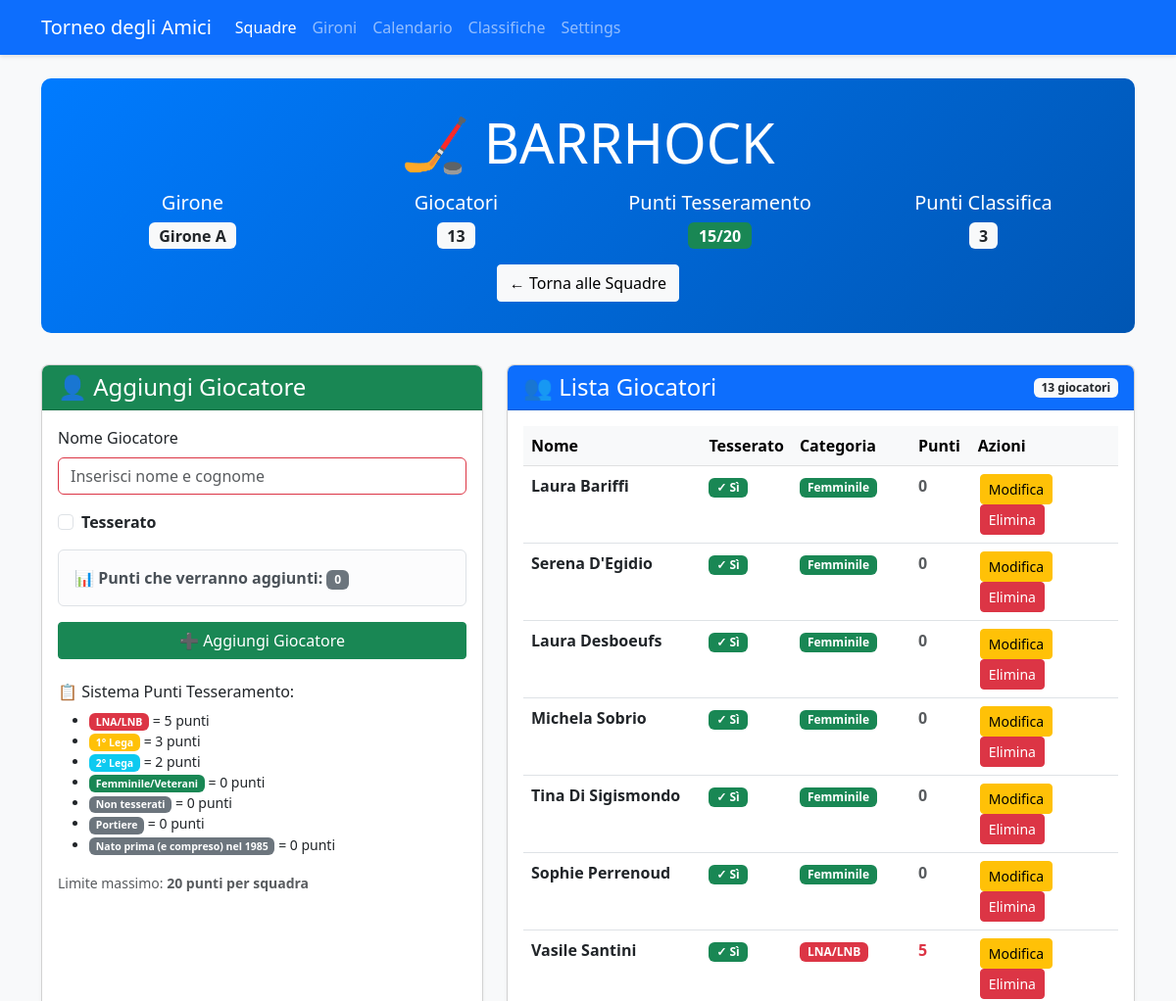
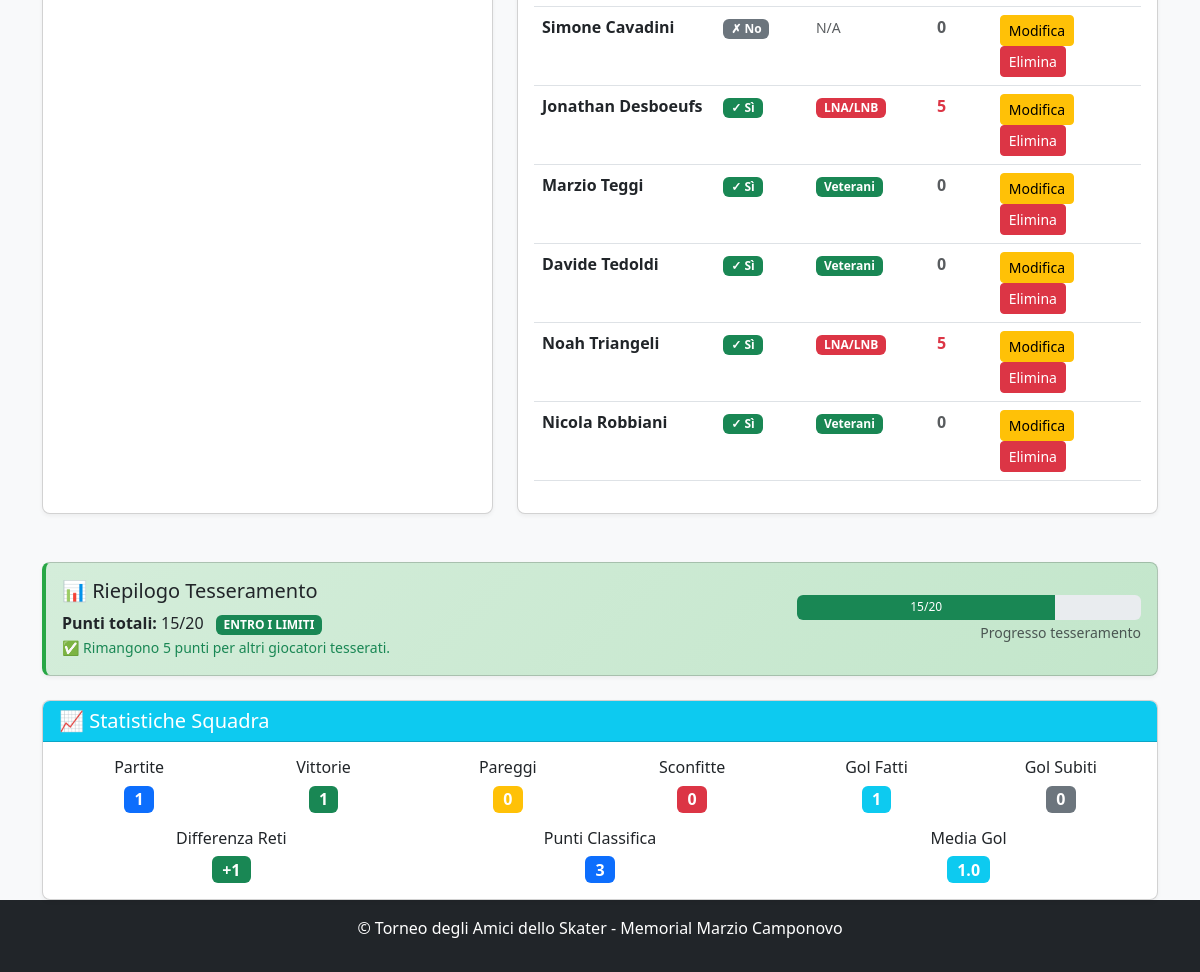
Before: /team/4 with the older database file (2 pictures, top to bottom).
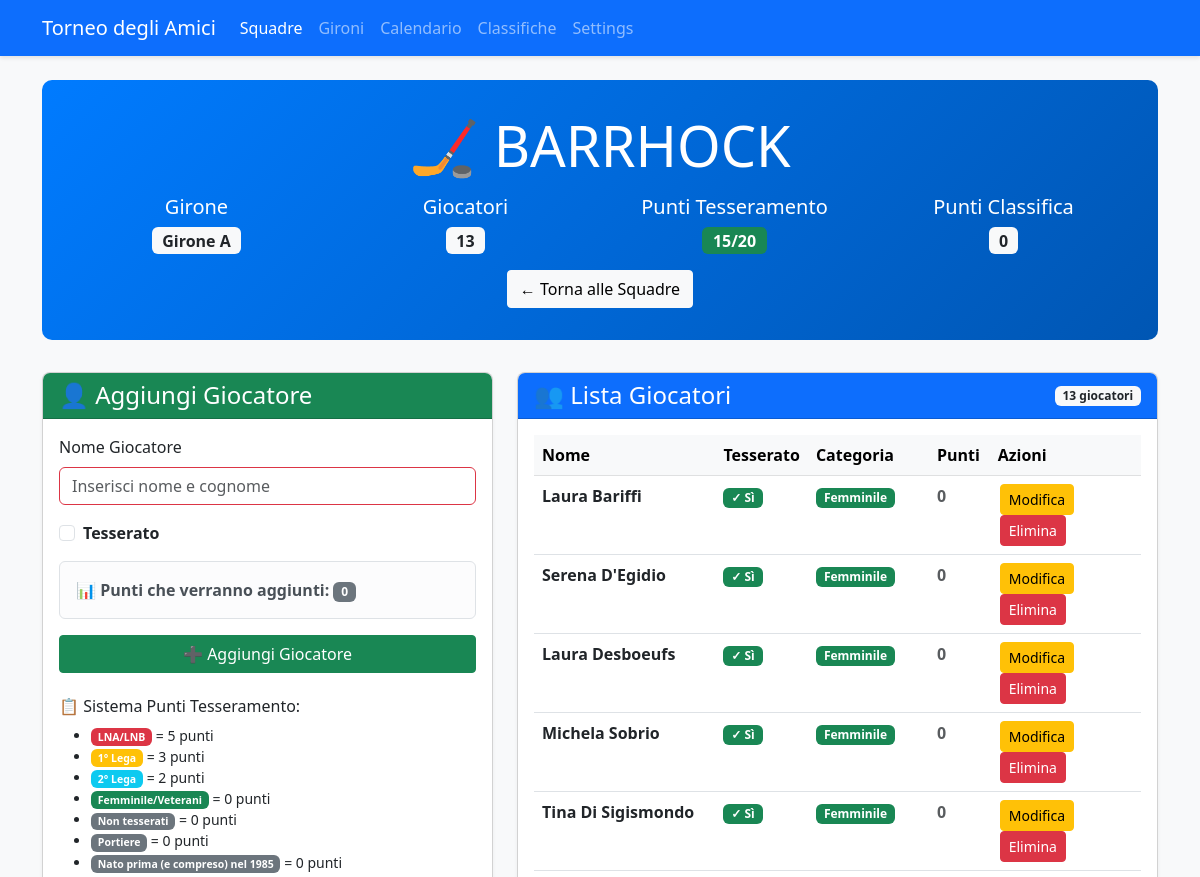
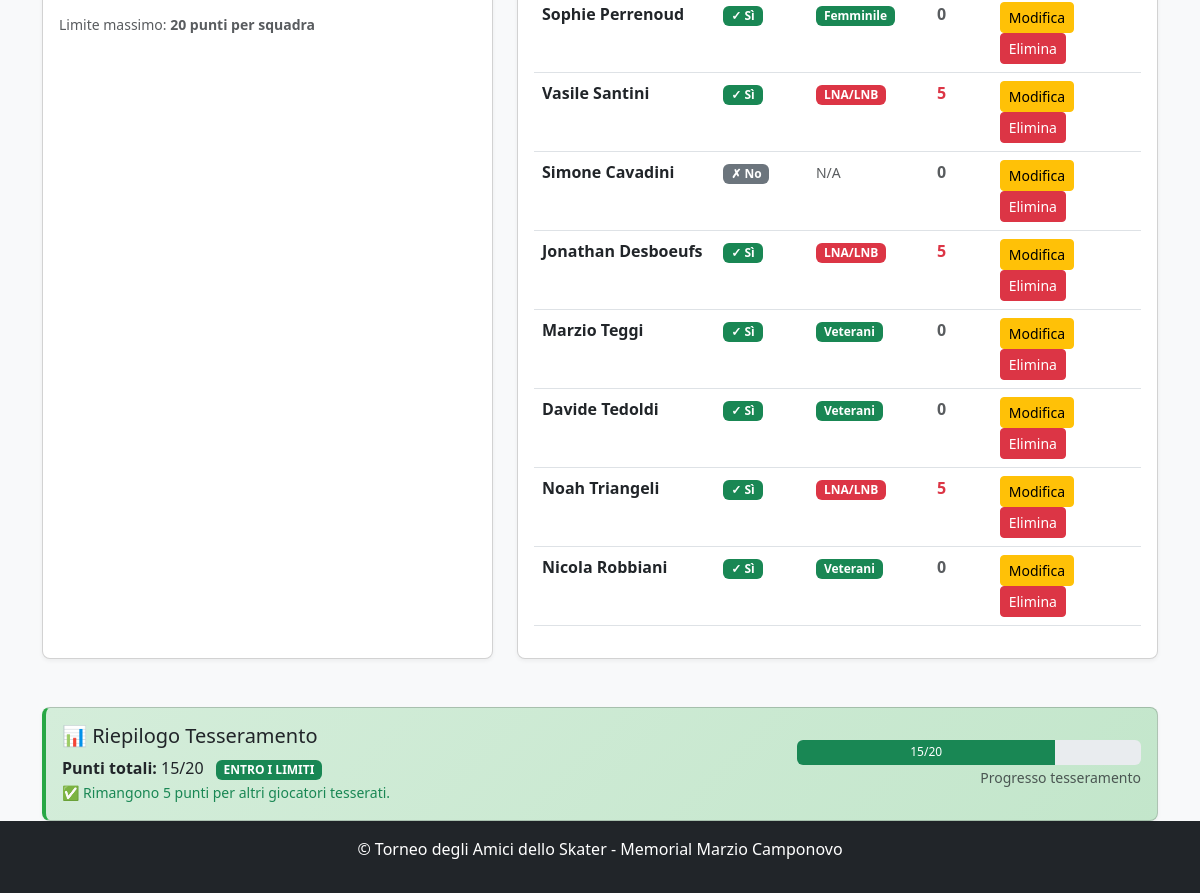
After: the same page with the newer database file (2 pictures, top to bottom).
### app.py (models this page shows)
class Team(db.Model):
    id = db.Column(db.Integer, primary_key=True)
    name = db.Column(db.String(100), nullable=False, unique=True)
    group = db.Column(db.String(1))  # A, B, C, or D
    group_order = db.Column(db.Integer, default=0)  # NUOVO CAMPO per l'ordinamento nel girone
    players = db.relationship('Player', backref='team', lazy=True)
    matches = db.relationship(
        'Match',
        primaryjoin="or_(Team.id == Match.team1_id, Team.id == Match.team2_id)",
        lazy=True,
        overlaps="team1,team2"
    )
    wins = db.Column(db.Integer, default=0)
    losses = db.Column(db.Integer, default=0)
    draws = db.Column(db.Integer, default=0)
    goals_for = db.Column(db.Integer, default=0)
    goals_against = db.Column(db.Integer, default=0)
    points = db.Column(db.Integer, default=0)
    @property
    def goal_difference(self):
        return self.goals_for - self.goals_against
    @property
    def games_played(self):
        return self.wins + self.losses + self.draws
    @property
    def player_points_total(self):
        return sum(player.registration_points for player in self.players)

### app.py (the view, shortened to what this page needs)
@app.route('/team/<int:team_id>', methods=['GET', 'POST'])
def team_detail(team_id):
    team = Team.query.get_or_404(team_id)
    return render_template('team_detail.html', team=team)

### app.py (called while the page is built, shortened)
@app.teardown_appcontext
def cleanup_db(error):
    if error:
        db.session.rollback()
    db.session.remove()

def get_tournament_dates():
    try:
        if db.inspect(db.engine).has_table('tournament_settings'):
            settings = TournamentSettings.query.first()
            if settings and settings.qualification_day1:
                return {
                    'qualification_day1': settings.qualification_day1,
                    'qualification_day2': settings.qualification_day2,
                    'quarterfinals_ml': settings.quarterfinals_ml_date,
                    'quarterfinals_bl': settings.quarterfinals_bl_date,
                    'semifinals_ml': settings.semifinals_ml_date,
                    'semifinals_bl': settings.semifinals_bl_date,
                    'finals': settings.finals_date
                }
    except Exception as e:
        print(f"Errore nel recupero date da settings: {e}")

### templates/team_detail.html (shortened to what the changed rows need)
<!DOCTYPE html>
<html lang="it">
<head>
    <link rel="stylesheet" href="https://cdn.jsdelivr.net/npm/bootstrap@5.3.0/dist/css/bootstrap.min.css">
    <link rel="stylesheet" href="{{ url_for('static', filename='style.css') }}">
</head>
<body class="d-flex flex-column min-vh-100">
    <div class="container mt-4">
        <div class="team-header text-center">
            <h1 class="display-4 mb-3">🏒 {{ team.name }}</h1>
            <div class="row">
                <div class="col-md-3">
                    <h5>Girone</h5>
                    <span class="badge bg-light text-dark fs-6">
                        {% if team.group %}Girone {{ team.group }}{% else %}Non assegnato{% endif %}
                    </span>
                </div>
                <div class="col-md-3">
                </div>
                <div class="col-md-3">
                </div>
                <div class="col-md-3">
                    <h5>Punti Classifica</h5>
                    <span class="badge bg-light text-dark fs-6">{{ team.points }}</span>
                </div>
            </div>
            <div class="mt-3">
                <a href="{{ url_for('teams') }}" class="btn btn-light">
                </a>
            </div>
        </div>
        <div class="row">
            <div class="col-lg-7 mb-4">
                <div class="card h-100">
                    <div class="card-body">
                        {% if team.players %}
                            <div class="table-responsive">
                                <table class="table table-hover">
                                    <thead class="table-light">
                                        <tr>
                                            <th width="30%">Nome</th>
                                            <th width="15%">Tesserato</th>
                                            <th width="20%">Categoria</th>
                                            <th width="10%">Punti</th>
                                            <th width="25%">Azioni</th>
                                        </tr>
                                    </thead>
                                </table>
                            </div>
                        {% endif %}
                    </div>
                </div>
            </div>
        </div>
        {% if team.games_played > 0 %}
        <div class="row mt-4">
            <div class="col-12">
                <div class="card">
                    <div class="card-header bg-info text-white">
                        <h5 class="mb-0">📈 Statistiche Squadra</h5>
                    </div>
                    <div class="card-body">
                        <div class="row text-center">
                            <div class="col-md-2">
                                <h6>Partite</h6>
                                <span class="badge bg-primary fs-6">{{ team.games_played }}</span>
                            </div>
                            <div class="col-md-2">
                                <h6>Vittorie</h6>
                                <span class="badge bg-success fs-6">{{ team.wins }}</span>
                            </div>
                            <div class="col-md-2">
                                <h6>Pareggi</h6>
                                <span class="badge bg-warning fs-6">{{ team.draws }}</span>
                            </div>
                            <div class="col-md-2">
                                <h6>Sconfitte</h6>
                                <span class="badge bg-danger fs-6">{{ team.losses }}</span>
                            </div>
                            <div class="col-md-2">
                                <h6>Gol Fatti</h6>
                                <span class="badge bg-info fs-6">{{ team.goals_for }}</span>
                            </div>
                            <div class="col-md-2">
                                <h6>Gol Subiti</h6>
                                <span class="badge bg-secondary fs-6">{{ team.goals_against }}</span>
                            </div>
                        </div>
                        <div class="row text-center mt-3">
                            <div class="col-md-4">
                                <h6>Differenza Reti</h6>
                                <span class="badge {% if team.goal_difference > 0 %}bg-success{% elif team.goal_difference < 0 %}bg-danger{% else %}bg-secondary{% endif %} fs-6">
                                    {{ '+' if team.goal_difference > 0 else '' }}{{ team.goal_difference }}
                                </span>
                            </div>
                            <div class="col-md-4">
                                <h6>Punti Classifica</h6>
                                <span class="badge bg-primary fs-6">{{ team.points }}</span>
                            </div>
                            <div class="col-md-4">
                                <h6>Media Gol</h6>
                                <span class="badge bg-info fs-6">
                                    {{ (team.goals_for / team.games_played)|round(1) if team.games_played > 0 else 0 }}
                                </span>
                            </div>
                        </div>
                    </div>
                </div>
            </div>
        </div>
        {% endif %}
    </div>
</body>
</html>

Changed rows visible on the page:
changed Team "BARRHOCK": points "3" → "0"; games_played "1" → (not shown); wins "1" → (not shown); draws "0" → (not shown); losses "0" → (not shown); goals_for "1" → (not shown); goals_against "0" → (not shown); goals_for+goals_against "+" → (not shown); goal_difference "1" → (not shown); points "3" → (not shown); wins+losses+draws "1.0" → (not shown)
Other visible differences:
text no longer shown: "📈 Statistiche Squadra Partite Vittorie Pareggi Sconfitte Gol Fatti Gol Subiti Differenza Reti Punti Classifica Media Gol"
